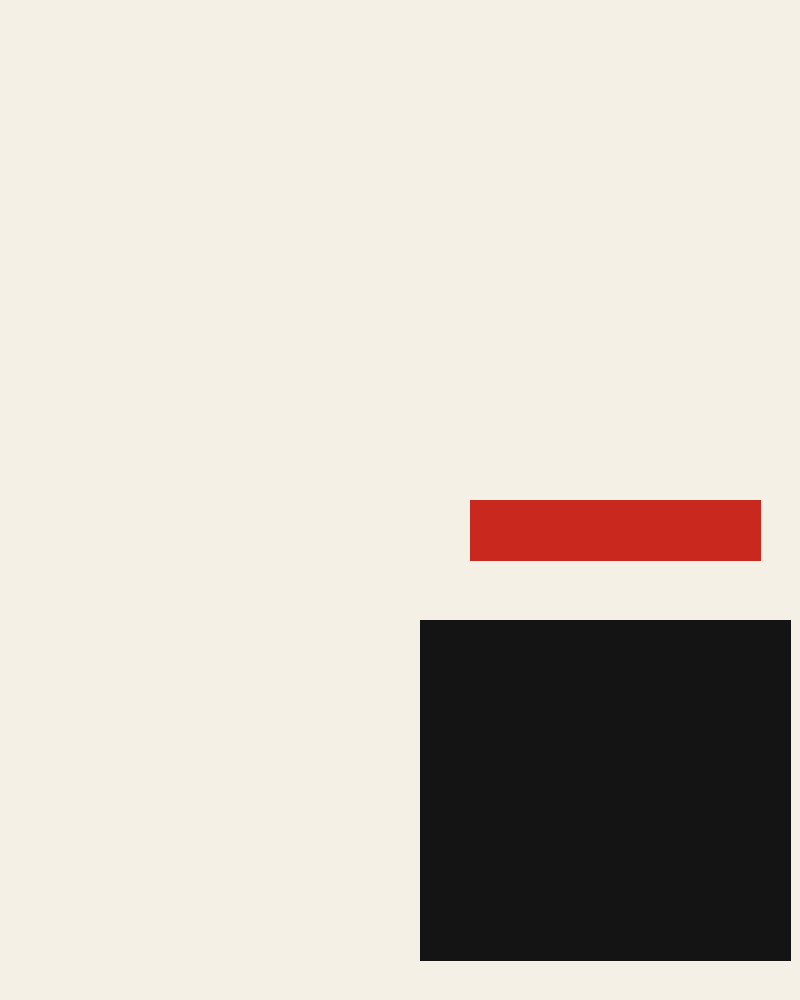
#> input picture tools/tests/fixtures/autocheck/crowded.png, 800 x 1000 px
$ python grid.py tests/fixtures/autocheck/crowded.png
#> lines starting #> are read from the running program, lines starting #| are printed output that depends on the picture; after the words box and inside, x2 and y2 are one past the last pixel; in counts of white or black regions, pixels touching at a corner belong together
#> in main, img is the input picture: shape (1000, 800, 3); mean B, G, R 192.4, 200.8, 208.4
"""grid.py: layout-grid check from a screenshot (CORE-5 alignment, UI-4 grid, CORE-4 spacing scale).

python3 tools/grid.py SHOT.png [--out overlay.png] [--near 6] [--merge 9] [--min 8] [--scale 4] [--dpr 1]

Finds element boxes from edges (text joined into blocks by a --merge px dilation;
nested boxes such as text inside a card are kept). A box is "solid" when it has a
hard frame (border, background, image): its edges are straight lines of pixels.
Reports:
  STRAY   a solid box whose left edge misses an alignment line (3+ boxes within 1 px)
          by 2..--near px. Text ink a few px off a line is listed as "check" only:
          letter side bearings move ink by 1-5 px at large sizes.
  ROW     a row of 2+ similar-width solid boxes (cards, tiles) whose tops differ, or
          whose column steps or gaps differ.
  (in ROW) boxes in a row whose content sits at different left/top insets (padding).
  SCALE   gaps between solid boxes (in rows and in stacks) that are not multiples of --scale (default 4; the share on 8 is shown too), or near-duplicates 2..--near px apart.
Vertical gaps between text blocks are printed for information only: ink tops and
bottoms depend on the letters, so they can't be held to a px scale.
Sizes are screenshot px; --dpr converts to CSS px (2 for a retina capture).
Limits: sees ink, not the DOM; boxes with no frame end at their text; shadows and
gradients can merge neighbours; centred layouts have few left-edge lines. Confirm
on the overlay (--out): blue = boxes, green = alignment lines, red = findings.
"""
import argparse
import numpy as np, cv2

def find_boxes(img, merge, mn):
#> called with merge = 9, mn = 8
    g = cv2.cvtColor(img, cv2.COLOR_BGR2GRAY)
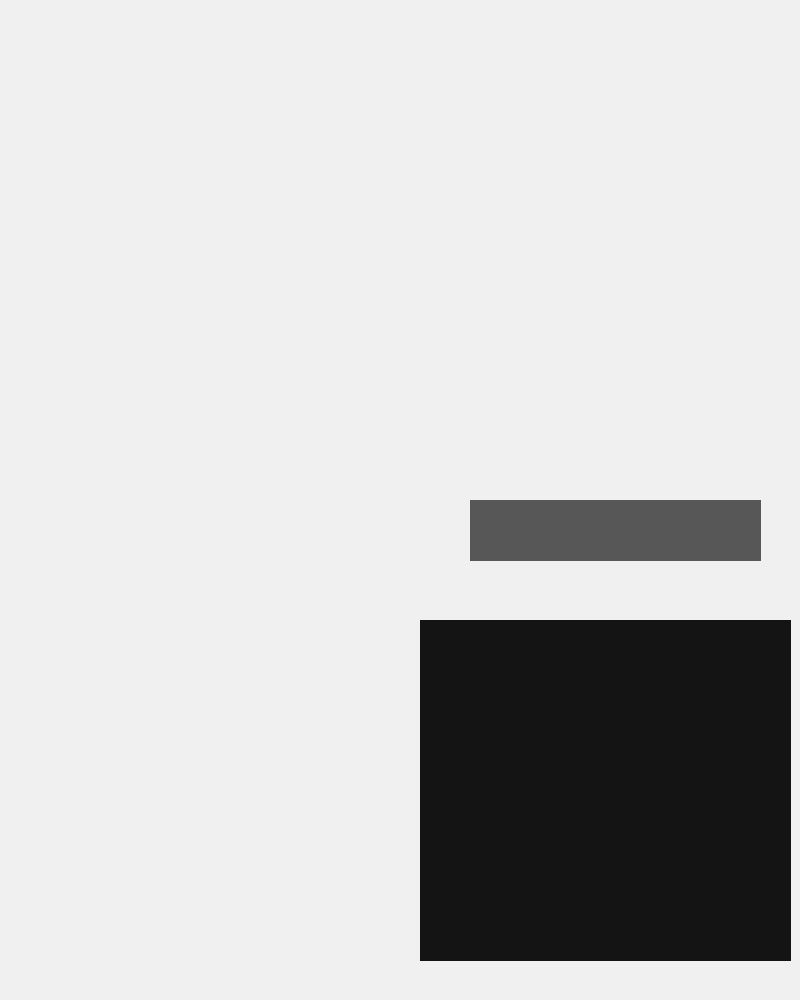
#> g: shape (1000, 800); min 20, max 240, mean 201.8
    e = cv2.Canny(g, 20, 60)
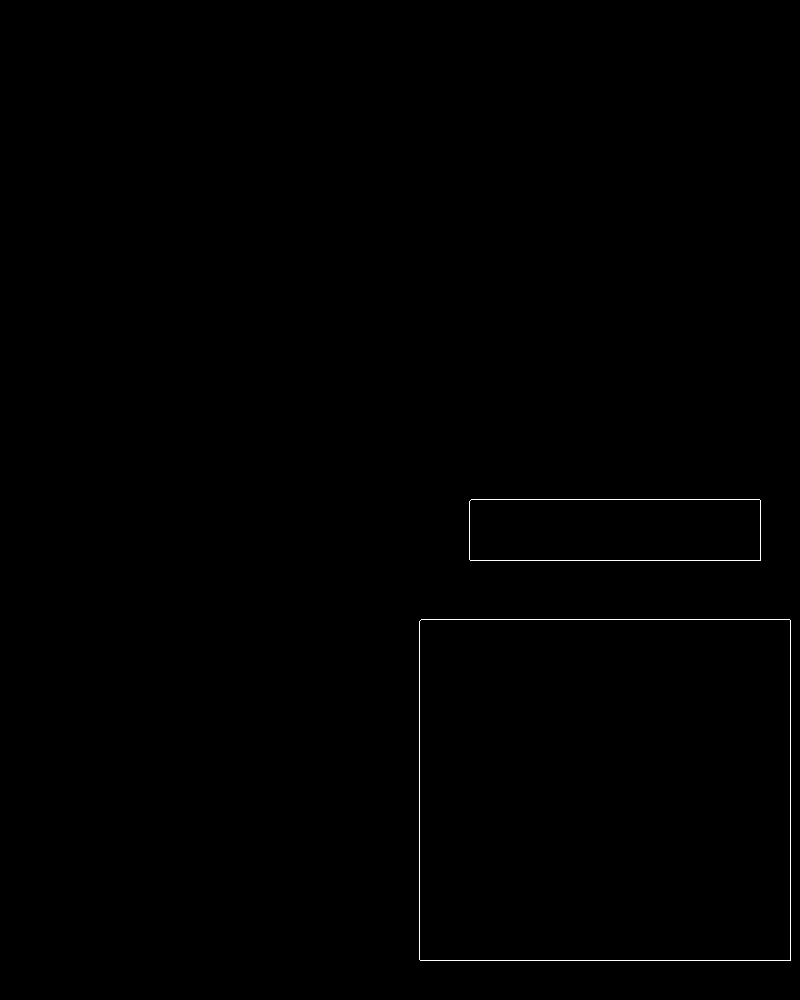
#> e: shape (1000, 800); 0.27% white in thin lines or dots, all inside (x1, y1, x2, y2) = (419, 499, 791, 961)
    m = cv2.dilate(e, cv2.getStructuringElement(cv2.MORPH_RECT, (merge, max(3, merge // 2))))
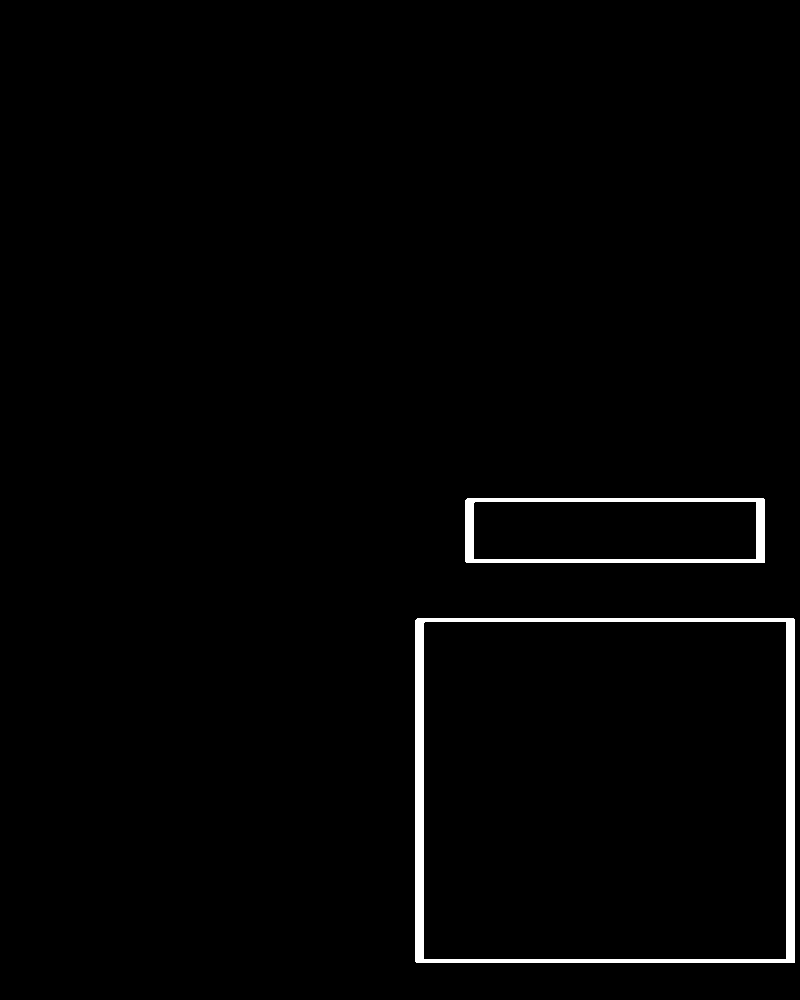
#> m: shape (1000, 800); 1.6% white; 2 white regions
    cs, _ = cv2.findContours(m, cv2.RETR_TREE, cv2.CHAIN_APPROX_SIMPLE)
#> cs = 4 contours; box (x1, y1, x2, y2) and area: (415, 618, 795, 963) 130373, (423, 621, 787, 960) 122690, (465, 498, 765, 563) 19133, (473, 501, 757, 560) 16410
    out = []
    for c in cs:
        x, y, w, h = cv2.boundingRect(c)
        if w < mn or h < mn or (w > 0.97 * img.shape[1] and h > 0.97 * img.shape[0]): continue
        ys, xs = np.nonzero(e[y:y + h, x:x + w])           # undo the dilation
        if len(xs) == 0: continue
        b = (int(x + xs.min()), int(y + ys.min()), int(x + xs.max() + 1), int(y + ys.max() + 1))
        if any(b == o['b'] for o in out): continue
        x0, y0, x1, y1 = b; W, H = x1 - x0, y1 - y0
        def run(sl): return float((sl.max(axis=0) > 0).mean()) if sl.size else 0
        # frame: edge pixels along most of the left side and the top side (+-2 px; rounded corners ok)
        left = run(e[y0:y1, max(0, x0 - 1):x0 + 3].T); top = run(e[max(0, y0 - 1):y0 + 3, x0:x1])
        solid = W >= 16 and H >= 16 and left > 0.7 and top > 0.7
        if solid: b = refine(g, b)
        out.append(dict(b=b, solid=solid))
#> this loop made 4 passes
#> (x, y, w, h, b) on passes 1, 3: (415, 618, 380, 345, (420, 620, 791, 961)), (465, 498, 300, 65, (470, 500, 761, 561))
#> (x, y, w, h) on passes 2, 4: (423, 621, 364, 339), (473, 501, 284, 59)
#> pass 1, in refine, `g = g.astype(int)`:
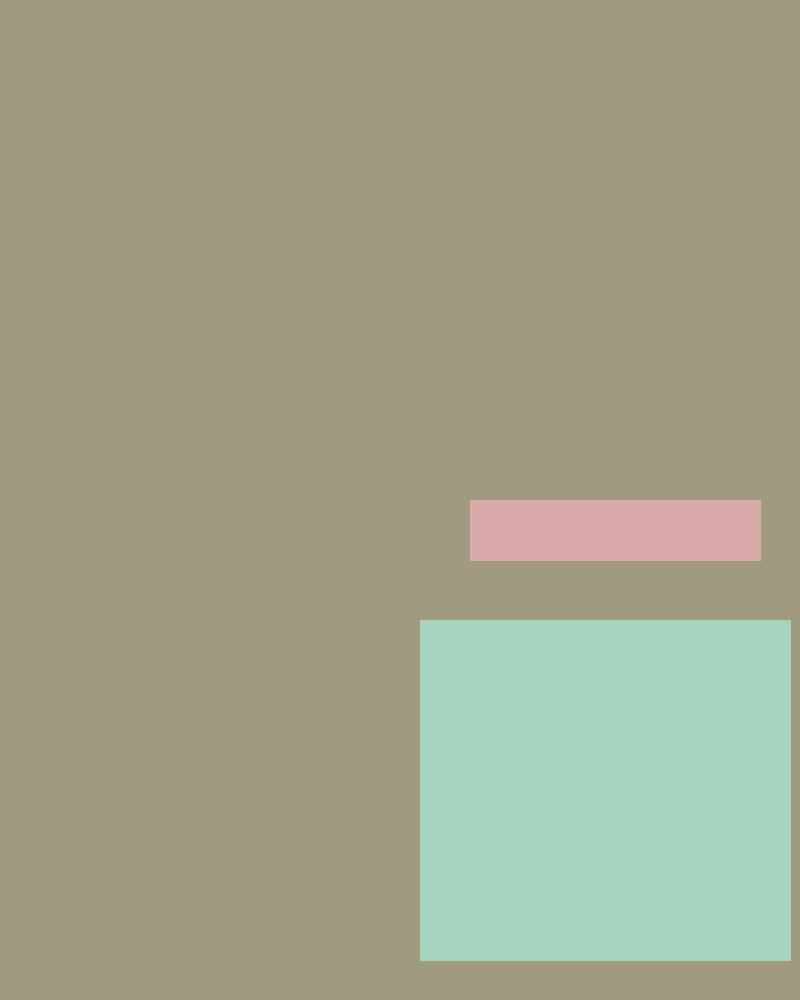
#> g: shape (1000, 800) int64; 3 distinct labels, from 20 to 240; one colour per label, 0 black
#> after the loop, out = 2 items
    return out

def refine(g, b):
    """Canny marks the pixel just outside a thin border; step each side in while the
    line still matches the background beyond it."""
    x0, y0, x1, y1 = b; g = g.astype(int); H, W = g.shape
    def same(a, c): return np.median(np.abs(a - c)) < 6
    for _ in range(2):
        if x0 >= 1 and same(g[y0:y1, x0], g[y0:y1, x0 - 1]): x0 += 1
        if x1 < W and same(g[y0:y1, x1 - 1], g[y0:y1, x1]): x1 -= 1
        if y0 >= 1 and same(g[y0, x0:x1], g[y0 - 1, x0:x1]): y0 += 1
        if y1 < H and same(g[y1 - 1, x0:x1], g[y1, x0:x1]): y1 -= 1
    return (x0, y0, x1, y1)

def inside(a, b, s=2):
    return a != b and a[0] >= b[0] - s and a[1] >= b[1] - s and a[2] <= b[2] + s and a[3] <= b[3] + s

def nested(a, b): return inside(a, b) or inside(b, a)

def groups(vals, tol=1):
    vs = sorted(vals); cl = [[vs[0]]] if vs else []
    for v in vs[1:]:
        if v - cl[-1][-1] <= tol: cl[-1].append(v)
        else: cl.append([v])
    return cl

def main():
    p = argparse.ArgumentParser(); p.add_argument('img'); p.add_argument('--out')
    p.add_argument('--near', type=int, default=6); p.add_argument('--merge', type=int, default=9)
    p.add_argument('--min', type=int, default=8); p.add_argument('--scale', type=int, default=4)
    p.add_argument('--dpr', type=float, default=1)
    a = p.parse_args(); k = a.dpr
    img = cv2.imread(a.img); BX = find_boxes(img, a.merge, a.min); B = [o['b'] for o in BX]
#> after `BX = find_boxes(img, a.merge, a.min)`: BX = 2 items
#> after `B = [o['b'] for o in BX]`: B = [(420, 620, 791, 961), (470, 500, 761, 561)]
    S = [o['b'] for o in BX if o['solid']]
#> S = [(420, 620, 791, 961), (470, 500, 761, 561)]
    # drop a solid box that just frames another solid box 1-4 px inside it (double border, shadow)
    S = [s for s in S if not any(inside(t, s) and max(abs(t[i] - s[i]) for i in range(4)) <= 4 for t in S)]
    print(f'{a.img}: {img.shape[1]}x{img.shape[0]} px, {len(B)} boxes, {len(S)} solid')
#| tests/fixtures/autocheck/crowded.png: 800x1000 px, 2 boxes, 2 solid
    issues = 0; red = []; spacing = []
    px = lambda v: f'{v / k:.0f}' if k != 1 else f'{v}'
    # 1. alignment lines and strays
    lines = [c for c in groups([b[0] for b in B]) if len(c) >= 3]
#> lines = []
    print('left-edge lines (x: boxes): ' + (', '.join(f'{px(round(np.median(c)))}: {len(c)}' for c in sorted(lines, key=len, reverse=True)[:12]) or 'none with 3+'))
#| left-edge lines (x: boxes): none with 3+
    for o in BX:
        b = o['b']; x = b[0]
        best = None
        for c in lines:
            lx = np.median(c); d = x - lx
            members = [m for m in B if m[0] in c and not nested(m, b)]
            if 1 < abs(d) <= a.near and len(members) >= 3 and (best is None or abs(d) < abs(best[0])): best = (d, lx, len(members))
        if best and not any(abs(x - np.median(c)) <= 1 for c in lines):
            d, lx, n = best
            if o['solid']:
                issues += 1; red.append(b)
                print(f'  STRAY solid box at ({px(b[0])}, {px(b[1])}) {px(b[2]-b[0])}x{px(b[3]-b[1])}: left edge {d/k:+.0f} px off the line at x={px(round(lx))} ({n} boxes) -> CORE-5, UI-4')
            else:
                print(f'  check: text at ({px(b[0])}, {px(b[1])}) is {d/k:+.0f} px off the line at x={px(round(lx))}; side bearing or a real miss? Look at 2x')
#> this loop made 2 passes
#> (b, x) on passes 1 to 2: ((420, 620, 791, 961), 420), ((470, 500, 761, 561), 470)
#> after the loop, issues = 0; red = []
    # 2. rows of same-size solid boxes
    tops = [s for s in S if not any(inside(s, t) for t in S)]
#> tops = [(420, 620, 791, 961), (470, 500, 761, 561)]
    rows, used = [], set()
    for i, s in enumerate(sorted(tops, key=lambda b: (b[1], b[0]))):
        if s in used: continue
        r = [t for t in tops if t not in used and abs((t[2] - t[0]) - (s[2] - s[0])) <= 0.3 * (s[2] - s[0])
             and min(s[3], t[3]) - max(s[1], t[1]) > 0.5 * min(s[3] - s[1], t[3] - t[1])]
        if len(r) >= 2: rows.append(sorted(r, key=lambda b: b[0])); used |= set(r)
#> this loop made 2 passes
#> after the loop, rows = []; used = 0 items
    for r in rows:
        ts = [b[1] for b in r]; steps = np.diff([b[0] for b in r]); gaps = [int(v[0] - u[2]) for u, v in zip(r, r[1:])]
        bad = []
        if max(ts) - min(ts) > 1: bad.append(f'tops differ by {px(max(ts) - min(ts))} px')
        ws = [b[2] - b[0] for b in r]
        if len(steps) >= 2 and steps.max() - steps.min() > 2 and max(ws) - min(ws) <= 2: bad.append(f'column steps differ ({", ".join(px(int(s)) for s in steps)})')
        if len(gaps) >= 2 and max(gaps) - min(gaps) > 2: bad.append(f'gaps differ ({", ".join(px(g) for g in gaps)})')
        spacing += [('row gap', g) for g in gaps if g > 0]
        # insets: where the content starts inside each box
        ins = []
        for b in r:
            kids = [c for c in B if inside(c, b) and c != b and (c[2] - c[0]) < (b[2] - b[0]) - 4]
            ins.append((min(c[0] for c in kids) - b[0], min(c[1] for c in kids) - b[1]) if kids else None)
        msg = f'row of {len(r)} boxes {px(r[0][2]-r[0][0])} px wide at y={px(min(ts))}: tops {[px(t) for t in ts]}, gaps {[px(g) for g in gaps]}'
        if all(ins):
            msg += f', content insets (left, top) {[(px(i[0]), px(i[1])) for i in ins]}'
            li = [i[0] for i in ins]; ti = [i[1] for i in ins]
            if max(li) - min(li) > 2 or max(ti) - min(ti) > 3: bad.append('content insets differ (padding)')
        if bad: issues += 1; red += r
        print(('  ROW ' if bad else 'row ') + msg + (' -> ' + '; '.join(bad) + ' -> CORE-5, UI-4' + (', CORE-4' if any('inset' in x or 'gaps' in x for x in bad) else '') if bad else ' OK'))
#> this loop made 0 passes
#> after the loop, issues = 0; spacing = []
    # 3. vertical gaps between stacked solid boxes in one column
    for c in groups([s[0] for s in S]):
        col = sorted([s for s in S if s[0] in c], key=lambda b: b[1])
        for u, v in zip(col, col[1:]):
            g = v[1] - u[3]
            if 0 < g < 300 and not nested(u, v): spacing.append(('stack gap', int(g)))
#> this loop made 2 passes
#> (c, col) on passes 1 to 2: ([420], [(420, 620, 791, 961)]), ([470], [(470, 500, 761, 561)])
    if spacing:
        vals = [v for _, v in spacing]
        off = [(n, v) for n, v in spacing if round(v / k) % a.scale]
        on8 = sum(1 for v in vals if round(v / k) % 8 == 0)
        cl = [round(float(np.median(c))) for c in groups(vals, 1)]
        dup = [(x, y) for x, y in zip(cl, cl[1:]) if 1 < y - x <= a.near * k]
        print(f'spacing between solid boxes: {sorted(px(v) for v in vals)}; on a {a.scale} px scale: {len(vals) - len(off)}/{len(vals)}, on 8 px: {on8}/{len(vals)}')
        if off: print('  SCALE off-scale: ' + ', '.join(f'{n} {px(v)}' for n, v in off) + ' -> CORE-4')
        if dup: print('  SCALE near-duplicate values: ' + ', '.join(f'{px(x)} vs {px(y)}' for x, y in dup) + ' -> CORE-4 (pick one)')
        issues += bool(off) + bool(dup)
    tg = []
    for c in lines:
        col = sorted([b for b in B if b[0] in c], key=lambda b: b[1])
        tg += [int(v[1] - u[3]) for u, v in zip(col, col[1:]) if 0 < v[1] - u[3] < 120 and not nested(u, v)]
#> after the loop, tg = []
    if tg: print(f'info: ink gaps between stacked text blocks {sorted(set(px(g) for g in tg), key=float)} (not checked)')
    print('OK: no alignment or spacing issues found' if not issues else f'{issues} issue(s)')
#| OK: no alignment or spacing issues found
    if a.out:
        o = img.copy()
        for b in B: cv2.rectangle(o, b[:2], (b[2] - 1, b[3] - 1), (200, 140, 0), 1)
        for c in lines: x = int(np.median(c)); cv2.line(o, (x, 0), (x, o.shape[0]), (0, 170, 0), 1)
        for b in red: cv2.rectangle(o, b[:2], (b[2] - 1, b[3] - 1), (0, 0, 230), 2)
        cv2.imwrite(a.out, o)
    return issues

if __name__ == '__main__':
    raise SystemExit(1 if main() else 0)
#> (the program exits here)
